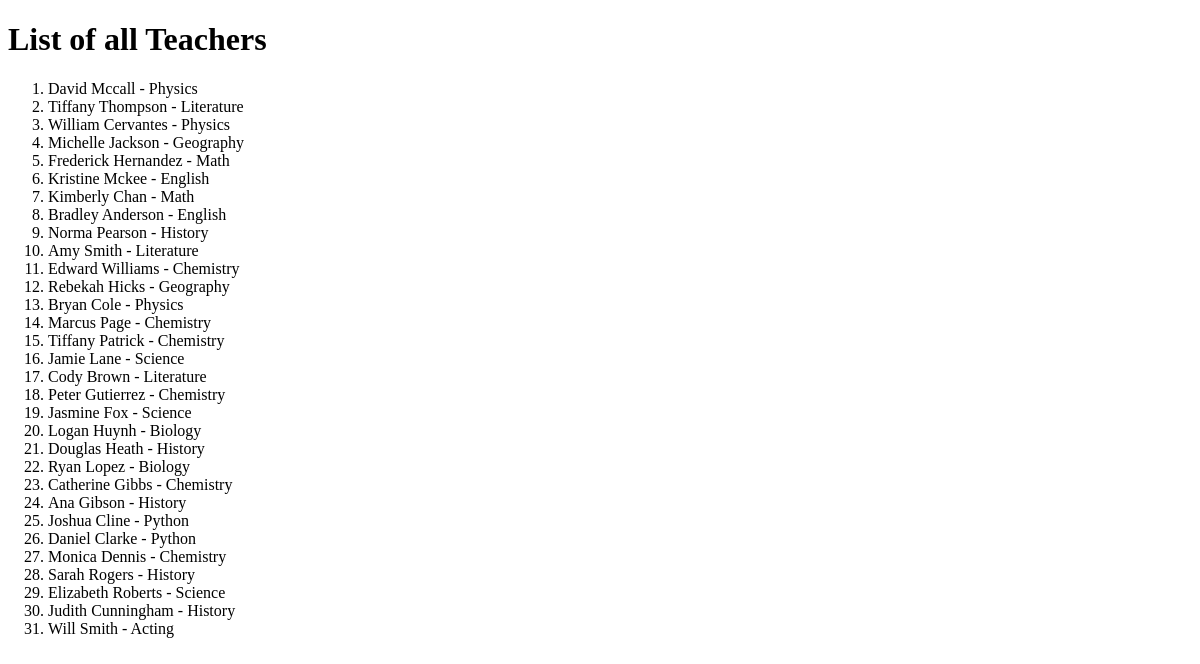
The app's page /teachers/, older data.
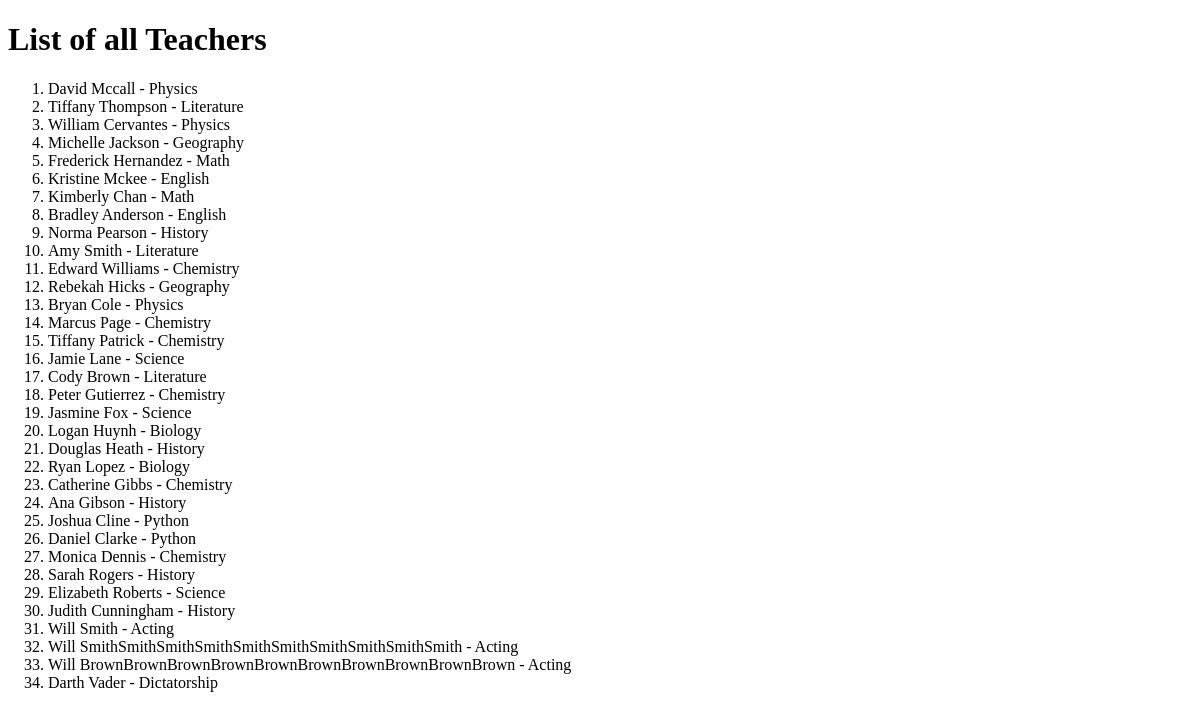
The same page, newer data.
### school/models.py (models this page shows)
class Teacher(models.Model):
    first_name = models.CharField(max_length=50, null=False)
    last_name = models.CharField(max_length=50, null=False)
    birthdate = models.DateField(null=False)
    subject = models.CharField(max_length=50)

### school/views.py (the view)
# urls.py: path("teachers/", include("school.urls")),
def teachers(request):
    all_teachers = Teacher.objects.all()
    return render(request, "teachers.html", {"all_teachers": all_teachers})

### templates/teachers.html (shortened to what this page needs)
<!DOCTYPE html>
<html lang="en">
<head>
</head>
<body>
    <h1>List of all Teachers</h1>
    <ol>
        {% for teacher in all_teachers %}
            <li>{{ teacher.first_name }} {{ teacher.last_name }} - {{ teacher.subject }}</li>
        {% endfor %}
    </ol>
</body>
</html>

Row changes from the older to the newer data that the page shows:
added Teacher: first_name "Will", last_name "SmithSmithSmithSmithSmithSmithSmithSmithSmithSmith", subject "Acting"
added Teacher: first_name "Will", last_name "BrownBrownBrownBrownBrownBrownBrownBrownBrownBrown", subject "Acting"
added Teacher: first_name "Darth", last_name "Vader", subject "Dictatorship"
